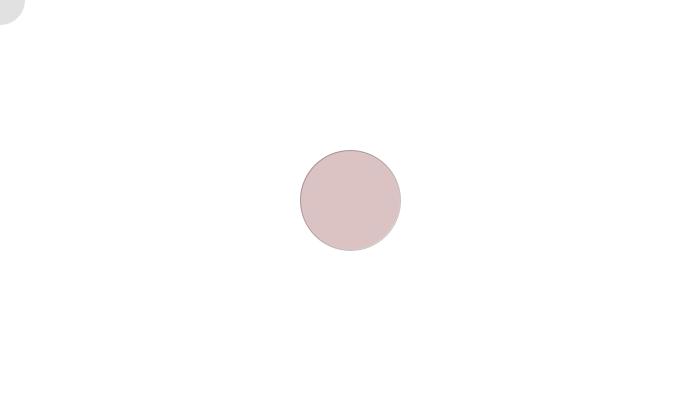
Frame 1 (no input)
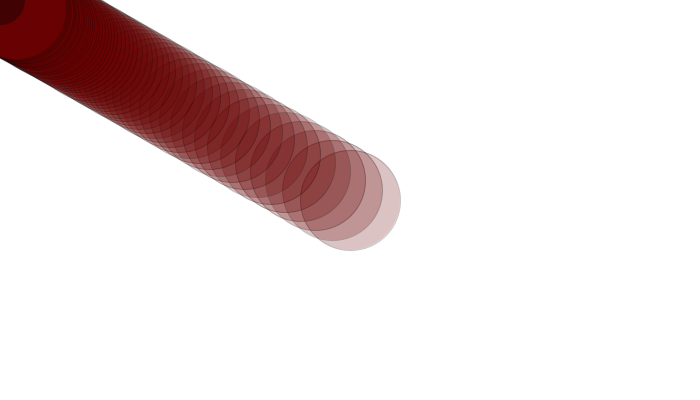
Frame 60 (the mouse pressed at the canvas centre just before this capture)
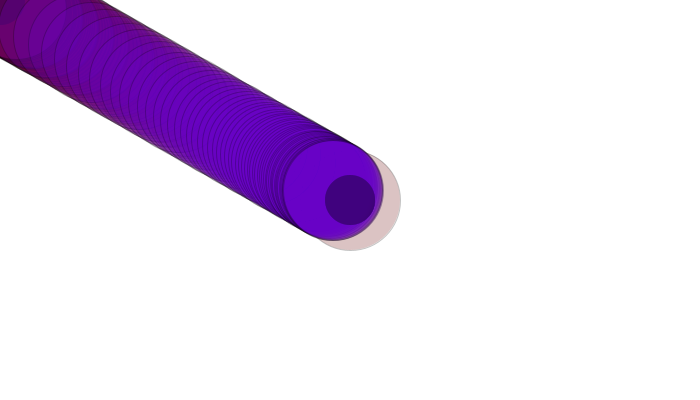
Frame 120 (the mouse held since frame 60 and released just before this capture)

The Processing sketch that drew these frames (run headless with seeded random() and noise(); from frame 60 on, the mouse is pressed at the canvas centre):

// Processing sketch: processing_35416
// ── processing_35416.pde


int mysize = 100;
float x = 350;
float y = 200;

void setup() 
{
  
  size(700,400);
  background(255);
  smooth();
  
}


void draw()
{
  
  stroke(0,60);
  fill(102,0,mouseY,60);
  ellipse(x,y,mysize,100);
  noStroke();
  fill(0,0,0,30);
  ellipse(mouseX,mouseY,50,50);
  x = x + (mouseX - x)/20.0;
  y = y + (mouseY - y)/20.0;
  
}

  void mousePressed(){
    
}    

  void mouseMoved(){
    
}    
